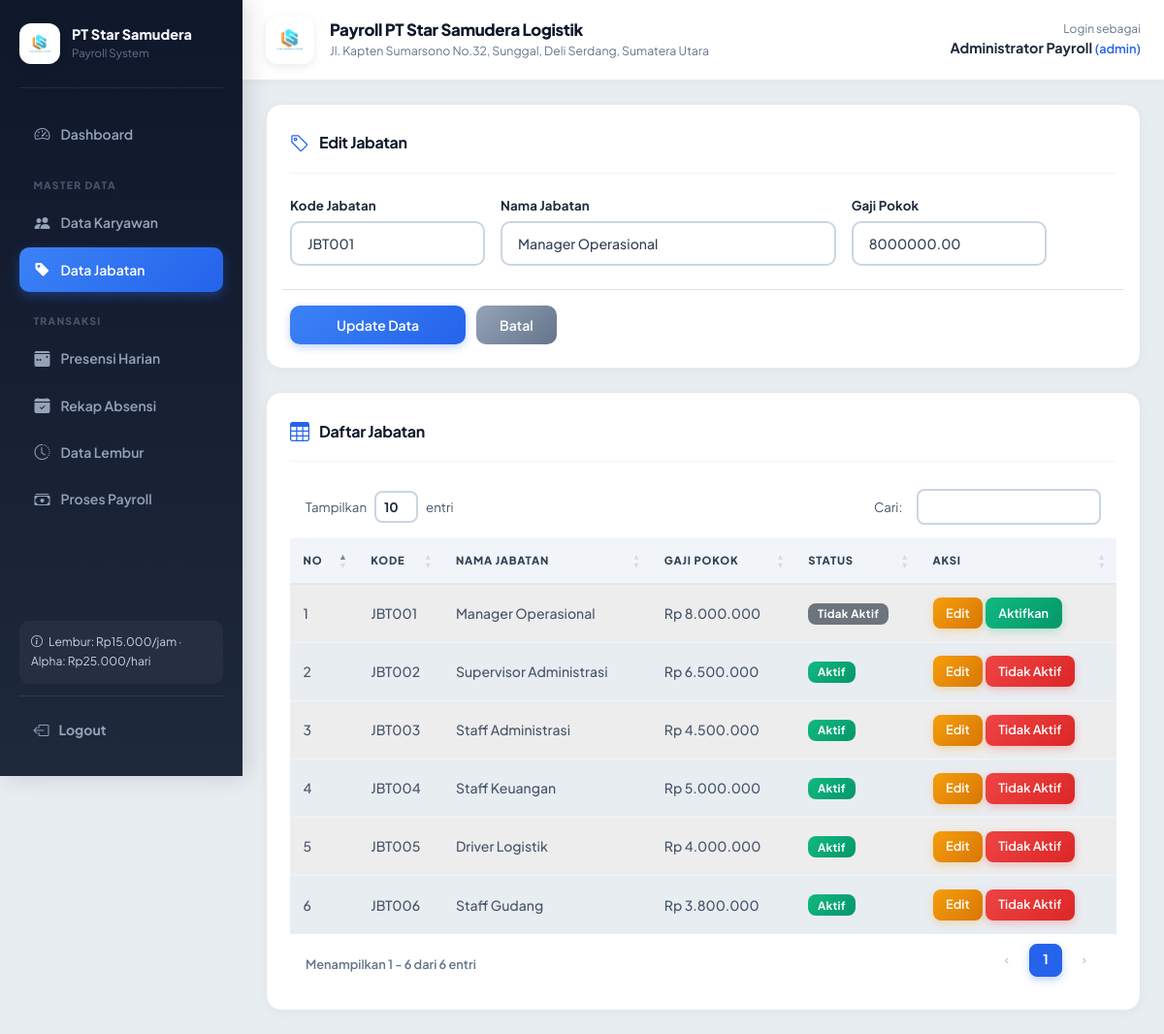
Screenshot of /master/jabatan.php?edit=1 (signed in) with the database file from the repository.
### tables this page shows
CREATE TABLE `jabatan` (
  `id_jabatan` int(11) NOT NULL AUTO_INCREMENT,
  `kode_jabatan` varchar(20) NOT NULL,
  `nama_jabatan` varchar(100) NOT NULL,
  `gaji_pokok` decimal(12,2) NOT NULL,
  `status_jabatan` enum('Aktif','Tidak Aktif') NOT NULL DEFAULT 'Aktif',
  PRIMARY KEY (`id_jabatan`),
  UNIQUE KEY `kode_jabatan` (`kode_jabatan`)
);

### helpers/functions.php (called while the page is built, shortened)
<?php
function base_path(): string
{
    $docRoot = str_replace('\\', '/', $_SERVER['DOCUMENT_ROOT']);
    $projRoot = str_replace('\\', '/', dirname(__DIR__));
    if (strpos($projRoot, $docRoot) === 0) {
        $path = substr($projRoot, strlen($docRoot));
        return $path === '/' ? '' : $path;
    }
    return '';
}
function url(string $path = ''): string
{
    $base = rtrim(base_path(), '/');
    $path = ltrim($path, '/');
    return $path === '' ? ($base ?: '/') : $base . '/' . $path;
}
function e($value): string
{
    return htmlspecialchars((string)$value, ENT_QUOTES, 'UTF-8');
}
function rupiah($value): string
{
    return 'Rp ' . number_format((float)$value, 0, ',', '.');
}

### master/jabatan.php (the view, shortened to what this page needs)
<?php
require_once __DIR__ . '/../layout/header.php';
$edit = null;
if (isset($_GET['edit'])) {
    $id = (int)$_GET['edit'];
    $result = mysqli_query($conn, "SELECT * FROM jabatan WHERE id_jabatan=$id LIMIT 1");
    $edit = $result ? mysqli_fetch_assoc($result) : null;
}
$data = mysqli_query($conn, 'SELECT * FROM jabatan ORDER BY id_jabatan');
?>
<div class="card p-4 mb-4">
<div class="section-header">
  <i class="bi bi-tag"></i>
  <h2 class="h5"><?= $edit ? 'Edit Jabatan' : 'Tambah Jabatan' ?></h2>
</div>
<form method="post" class="row g-3">
<div class="col-md-3"><label class="form-label">Kode Jabatan</label><input class="form-control" value="<?= e($edit['kode_jabatan'] ?? 'Dibuat otomatis') ?>" readonly></div>
<div class="col-md-5"><label class="form-label">Nama Jabatan</label><input name="nama_jabatan" class="form-control" value="<?= e($edit['nama_jabatan'] ?? '') ?>" required></div>
<div class="col-md-3"><label class="form-label">Gaji Pokok</label><input type="number" min="1" name="gaji_pokok" class="form-control" value="<?= e($edit['gaji_pokok'] ?? '') ?>" required></div>
<div class="col-12 mt-4 pt-3 border-top"><button class="btn btn-primary px-5"><?= $edit ? 'Update Data' : 'Simpan Data' ?></button> <?php if ($edit): ?><a href="<?= url('master/jabatan.php') ?>" class="btn btn-secondary px-4 ms-2">Batal</a><?php endif; ?></div>
</form></div>
<div class="card p-4">
<div class="section-header">
  <i class="bi bi-table"></i>
  <h2 class="h5">Daftar Jabatan</h2>
</div>
<div class="table-responsive"><table class="table table-striped dt-table" style="width:100%"><thead><tr><th>No</th><th>Kode</th><th>Nama Jabatan</th><th>Gaji Pokok</th><th>Status</th><th>Aksi</th></tr></thead><tbody>
<?php $no=1; if ($data): while ($row=mysqli_fetch_assoc($data)): $status = $row['status_jabatan'] ?? 'Aktif'; $newStatus = $status === 'Aktif' ? 'Tidak Aktif' : 'Aktif'; ?><tr><td><?= $no++ ?></td><td><?= e($row['kode_jabatan']) ?></td><td><?= e($row['nama_jabatan']) ?></td><td><?= rupiah($row['gaji_pokok']) ?></td><td><span class="badge <?= $status === 'Aktif' ? 'bg-success' : 'bg-secondary' ?>"><?= e($status) ?></span></td><td><a class="btn btn-sm btn-warning" href="?edit=<?= $row['id_jabatan'] ?>">Edit</a> <button type="button" class="btn btn-sm <?= $status === 'Aktif' ? 'btn-danger' : 'btn-success' ?>" onclick="toggleStatusJabatan(<?= $row['id_jabatan'] ?>, <?= htmlspecialchars(json_encode($newStatus), ENT_QUOTES, 'UTF-8') ?>, <?= htmlspecialchars(json_encode($row['nama_jabatan']), ENT_QUOTES, 'UTF-8') ?>)"><?= $status === 'Aktif' ? 'Tidak Aktif' : 'Aktifkan' ?></button></td></tr><?php endwhile; endif; ?>
</tbody></table></div></div>
<?php require_once __DIR__ . '/../layout/footer.php'; ?>

### assets/css/style.css (style rules this page uses)
:root { --primary: #2563eb; --primary-dark: #1d4ed8; --primary-light: #dbeafe; --sidebar-bg-start: #0f172a; --sidebar-bg-end: #1e293b; --sidebar-width: 250px; --bg: #e8edf2; --card-bg: #ffffff; --text-main: #1e293b; --text-muted: #64748b; --border-color: #cbd5e1; --topbar-height: 80px; }
:root { --bs-primary: #2563eb; --bs-primary-rgb: 37,99,235; --bs-success: #10b981; --bs-success-rgb: 16,185,129; --bs-warning: #f59e0b; --bs-warning-rgb: 245,158,11; --bs-danger: #ef4444; --bs-danger-rgb: 239,68,68; --bs-dark: #1e293b; --bs-dark-rgb: 30,41,59; --bs-body-bg: #e8edf2; --bs-body-color: #334155; --bs-font-sans-serif: 'Plus Jakarta Sans', sans-serif; }
*, *::before, *::after { box-sizing: border-box; }
body { background: var(--bg); color: var(--text-main); font-family: var(--bs-font-sans-serif); -webkit-font-smoothing: antialiased; }
h1, h2, h3, h4, h5, h6 { font-weight: 700; letter-spacing: -0.02em; color: #0f172a; }
.card, .form-card, .content-card, .stat-card, .print-card { background: var(--card-bg); border: 1px solid #e2e8f0; border-radius: 16px; box-shadow: 0 2px 10px rgba(0,0,0,0.04); transition: transform 0.25s ease, box-shadow 0.25s ease; overflow: hidden; }
.bg-success { background: linear-gradient(135deg, #10b981 0%, #059669 100%) !important; color: #fff !important; }
.section-header { display: flex; align-items: center; gap: 10px; margin-bottom: 1.25rem; padding-bottom: 1rem; border-bottom: 1px solid #f1f5f9; }
.section-header i { font-size: 1.25rem; color: var(--primary); flex-shrink: 0; }
.section-header h2, .section-header .h5 { margin: 0; font-size: 1rem; font-weight: 700; color: #0f172a; }
.btn { font-weight: 600; font-size: 0.875rem; padding: 0.6rem 1.25rem; border-radius: 10px; border: none; transition: all 0.2s ease; white-space: nowrap; }
.btn-sm { padding: 0.4rem 0.85rem; font-size: 0.8rem; border-radius: 8px; }
.btn-primary { background: linear-gradient(135deg, #3b82f6 0%, #2563eb 100%) !important; color: #fff !important; box-shadow: 0 3px 8px rgba(37,99,235,0.28); }
.btn-secondary { background: linear-gradient(135deg, #94a3b8 0%, #64748b 100%) !important; color: #fff !important; }
.btn-success { background: linear-gradient(135deg, #10b981 0%, #059669 100%) !important; color: #fff !important; box-shadow: 0 3px 8px rgba(16,185,129,0.28); }
.btn-warning { background: linear-gradient(135deg, #f59e0b 0%, #d97706 100%) !important; color: #fff !important; box-shadow: 0 3px 8px rgba(245,158,11,0.28); }
.btn-danger { background: linear-gradient(135deg, #ef4444 0%, #dc2626 100%) !important; color: #fff !important; box-shadow: 0 3px 8px rgba(239,68,68,0.28); }
.form-control, .form-select { border-radius: 10px; padding: 0.65rem 1rem; border: 2px solid #cbd5e1; font-weight: 500; font-size: 0.88rem; background: #ffffff; color: #334155; transition: border-color 0.2s, box-shadow 0.2s; height: auto; }
.form-label { font-weight: 700; color: #1e293b; margin-bottom: 0.4rem; font-size: 0.83rem; letter-spacing: 0.01em; }
.table { margin-bottom: 0; width: 100% !important; }
.table thead th { background: #f1f5f9; vertical-align: middle; font-weight: 800; color: #334155; text-transform: uppercase; font-size: 0.7rem; letter-spacing: 0.07em; padding: 0.9rem 0.85rem; border-bottom: 2px solid #e2e8f0; white-space: nowrap; }
.table td { vertical-align: middle; padding: 0.85rem 0.85rem; color: #475569; border-bottom: 1px solid #f1f5f9; font-weight: 500; font-size: 0.875rem; white-space: nowrap; }
.table-responsive { border-radius: 12px; overflow: hidden; }
.table tbody tr:last-child td { border-bottom: none; }
.table-striped tbody tr:nth-of-type(odd) td { background-color: #fafafa; }
.badge { padding: 0.45em 0.85em; font-weight: 700; border-radius: 8px; font-size: 0.72rem; letter-spacing: 0.03em; }

### rows the page displays
jabatan: kode_jabatan "JBT001", nama_jabatan "Manager Operasional", gaji_pokok "8000000.00", gaji_pokok "Rp 8.000.000", status_jabatan "Tidak Aktif", shows "Aktifkan"
jabatan: kode_jabatan "JBT002", nama_jabatan "Supervisor Administrasi", gaji_pokok "Rp 6.500.000", status_jabatan "Aktif", shows "Tidak Aktif"
jabatan: kode_jabatan "JBT003", nama_jabatan "Staff Administrasi", gaji_pokok "Rp 4.500.000", status_jabatan "Aktif", shows "Tidak Aktif"
jabatan: kode_jabatan "JBT004", nama_jabatan "Staff Keuangan", gaji_pokok "Rp 5.000.000", status_jabatan "Aktif", shows "Tidak Aktif"
jabatan: kode_jabatan "JBT005", nama_jabatan "Driver Logistik", gaji_pokok "Rp 4.000.000", status_jabatan "Aktif", shows "Tidak Aktif"
jabatan: kode_jabatan "JBT006", nama_jabatan "Staff Gudang", gaji_pokok "Rp 3.800.000", status_jabatan "Aktif", shows "Tidak Aktif"

### other values shown
$label "Dashboard Data Karyawan Data Jabatan Presensi Harian Rekap Absensi Data Lembur Proses Payroll"
$label "MASTER DATA TRANSAKSI"
$_SESSION['nama'] "Administrator Payroll"
$_SESSION['role'] "admin"
